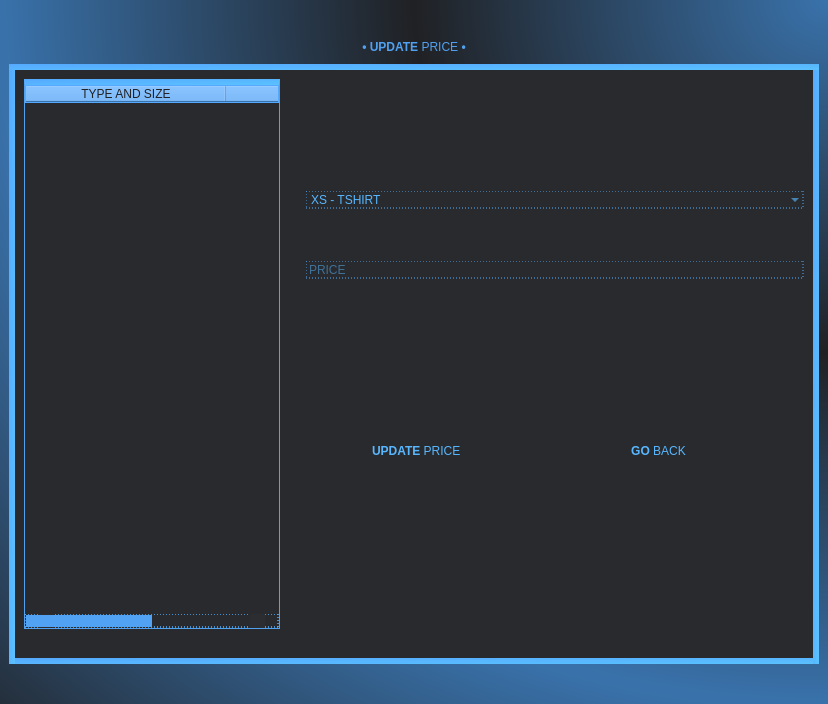
                   <widget class="QWidget" name="price4">
                    <property name="styleSheet">
                     <string notr="true">*{
background-color: qradialgradient(spread:reflect, cx:1, cy:0, radius:0.5, fx:1, fy:0, stop:0 rgba(57, 114, 171, 255), stop:1 rgba(32, 33, 36, 255));
font: 15pt &quot;Calibri&quot;;
color: rgb(81, 161, 241);
}
QFrame {
background-color: rgb(32, 33, 36);
border-radius: 20px;}

/*  HANDLE BAR VERTICAL */
QScrollbar:vertical {
	border: none;	
	background-color:rgb(120, 72, 120);
}

QScrollBar::handle:vertical {	
	background-color: rgb(120, 72, 120);
	min-height: 20px;
	border-radius: 7px;
}
QScrollBar::handle:vertical:hover{	
	background-color:  rgb(112, 82, 136);
}
QScrollBar::handle:vertical:pressed {	
	background-color: rgb(216, 130, 216);
}

/* BTN TOP - SCROLLBAR */
QScrollBar::sub-line:vertical {
	border: none;
	background-color:rgb(120, 72, 120);
	height: 15px;
	subcontrol-position: top;
	subcontrol-origin: margin;
}
QScrollBar::sub-line:vertical:hover {	
	background-color:  rgb(112, 82, 136);
}
QScrollBar::sub-line:vertical:pressed {	
	background-color:  rgb(216, 130, 216);
}

/* BTN BOTTOM - SCROLLBAR */
QScrollBar::add-line:vertical {
	border: none;
	background-color:rgb(120, 72, 120);
	height: 15px;
	subcontrol-position: bottom;
	subcontrol-origin: margin;
}
QScrollBar::add-line:vertical:hover {	
	background-color:  rgb(112, 82, 136);
}
QScrollBar::add-line:vertical:pressed {	
	background-color:  rgb(216, 130, 216);
}

/* RESET ARROW */
QScrollBar::up-arrow:vertical, QScrollBar::down-arrow:vertical {
	background: none;
}
QScrollBar::add-page:vertical, QScrollBar::sub-page:vertical {
	background: none;
}

/*  HANDLE BAR HORIZONTAL */
QScrollbar:horizontal {
	border: none;	
	background-color:rgb(120, 72, 120);
}

QScrollBar::handle:horizontal {	
	background-color:rgb(120, 72, 120);
	min-width: 20px;
	border-radius: 7px;
}
QScrollBar::handle:horizontal:hover{	
	background-color:  rgb(112, 82, 136);
}
QScrollBar::handle:horizontal:pressed {	
	background-color:  rgb(216, 130, 216);
}

/* BTN LEFT - SCROLLBAR */
QScrollBar::sub-line:horizontal {
	border: none;
	background-color: transparent;
	width: 15px;
	subcontrol-position: left;
	subcontrol-origin: margin;
}
QScrollBar::sub-line:horizontal:hover {	
	background-color:  rgb(112, 82, 136);
}
QScrollBar::sub-line:horizontal:pressed {	
	background-color:  rgb(216, 130, 216);
}

/* BTN RIGHT - SCROLLBAR */
QScrollBar::add-line:horizontal {
	border: none;
	background-color:transparent;
	width: 15px;
	subcontrol-position: right;
	subcontrol-origin: margin;
}
QScrollBar::add-line:horizontal:hover {	
	background-color:  rgb(112, 82, 136);
}
QScrollBar::add-line:horizontal:pressed {	
	background-color:  rgb(216, 130, 216);
}

/* RESET ARROW */
QScrollBar::up-arrow:horizontal, QScrollBar::down-arrow:horizontal {
	background: none;
}
QScrollBar::add-page:horizontal, QScrollBar::sub-page:horizontal {
	background: none;
}

</string>
                    </property>
                    <layout class="QGridLayout" name="gridLayout_24">
                     <property name="leftMargin">
                      <number>9</number>
                     </property>
                     <property name="topMargin">
                      <number>0</number>
                     </property>
                     <property name="rightMargin">
                      <number>9</number>
                     </property>
                     <property name="bottomMargin">
                      <number>0</number>
                     </property>
                     <property name="spacing">
                      <number>0</number>
                     </property>
                     <item row="0" column="0">
                      <layout class="QGridLayout" name="gridLayout_23">
                       <item row="3" column="0">
                        <widget class="QFrame" name="frame_20">
                         <property name="minimumSize">
                          <size>
                           <width>700</width>
                           <height>600</height>
                          </size>
                         </property>
                         <property name="maximumSize">
                          <size>
                           <width>16777215</width>
                           <height>600</height>
                          </size>
                         </property>
                         <property name="styleSheet">
                          <string notr="true">QFrame {
border-radius: 0px;
background-color:rgb(40, 42, 46);
border: 6px solid qlineargradient(spread:pad, x1:0.051, y1:0, x2:1, y2:1, stop:0 rgba(85, 170, 255, 255), stop:0.931818 rgba(90, 192, 255, 255));
}

* {
font: 20pt &quot;Calibri&quot;;
background-color: transparent;
border: 1px dashed rgb(86, 175, 255);
border-radius: 10px;
color: rgb(88, 183, 255);
}

/*  HANDLE BAR VERTICAL */
QScrollbar:vertical {
	border: none;	
	background-color: rgb(32, 33, 36);
}

QScrollBar::handle:vertical {	
	background-color: rgb(81, 162, 242);
	min-height: 20px;
	border-radius: 7px;
}
QScrollBar::handle:vertical:hover{	
	background-color: rgb(47, 141, 255);
}
QScrollBar::handle:vertical:pressed {	
	background-color: rgb(46, 125, 252);
}

/* BTN TOP - SCROLLBAR */
QScrollBar::sub-line:vertical {
	border: none;
	background-color: rgb(43, 45, 49);
	height: 15px;
	subcontrol-position: top;
	subcontrol-origin: margin;
}
QScrollBar::sub-line:vertical:hover {	
	background-color: rgb(47, 141, 255);
}
QScrollBar::sub-line:vertical:pressed {	
	background-color: rgb(46, 125, 252);
}

/* BTN BOTTOM - SCROLLBAR */
QScrollBar::add-line:vertical {
	border: none;
	background-color: rgb(43, 45, 49);
	height: 15px;
	subcontrol-position: bottom;
	subcontrol-origin: margin;
}
QScrollBar::add-line:vertical:hover {	
	background-color: rgb(47, 141, 255);
}
QScrollBar::add-line:vertical:pressed {	
	background-color: rgb(46, 125, 252);
}

/* RESET ARROW */
QScrollBar::up-arrow:vertical, QScrollBar::down-arrow:vertical {
	background: none;
}
QScrollBar::add-page:vertical, QScrollBar::sub-page:vertical {
	background: none;
}

/*  HANDLE BAR HORIZONTAL */
QScrollbar:horizontal {
	border: none;	
	background-color: rgb(32, 33, 36);
}

QScrollBar::handle:horizontal {	
	background-color: rgb(81, 162, 242);
	min-width: 20px;
	border-radius: 7px;
}
QScrollBar::handle:horizontal:hover{	
	background-color: rgb(47, 141, 255);
}
QScrollBar::handle:horizontal:pressed {	
	background-color: rgb(46, 125, 252);
}

/* BTN LEFT - SCROLLBAR */
QScrollBar::sub-line:horizontal {
	border: none;
	background-color: rgb(43, 45, 49);
	width: 15px;
	subcontrol-position: left;
	subcontrol-origin: margin;
}
QScrollBar::sub-line:horizontal:hover {	
	background-color: rgb(47, 141, 255);
}
QScrollBar::sub-line:horizontal:pressed {	
	background-color: rgb(46, 125, 252);
}

/* BTN RIGHT - SCROLLBAR */
QScrollBar::add-line:horizontal {
	border: none;
	background-color: rgb(43, 45, 49);
	width: 15px;
	subcontrol-position: right;
	subcontrol-origin: margin;
}
QScrollBar::add-line:horizontal:hover {	
	background-color: rgb(47, 141, 255);
}
QScrollBar::add-line:horizontal:pressed {	
	background-color: rgb(46, 125, 252);
}

/* RESET ARROW */
QScrollBar::up-arrow:horizontal, QScrollBar::down-arrow:horizontal {
	background: none;
}
QScrollBar::add-page:horizontal, QScrollBar::sub-page:horizontal {
	background: none;
}</string>
                         </property>
                         <property name="frameShape">
                          <enum>QFrame::StyledPanel</enum>
                         </property>
                         <property name="frameShadow">
                          <enum>QFrame::Raised</enum>
                         </property>
                         <layout class="QGridLayout" name="gridLayout_35">
                          <item row="6" column="8">
                           <spacer name="horizontalSpacer_60">
                            <property name="orientation">
                             <enum>Qt::Horizontal</enum>
                            </property>
                            <property name="sizeHint" stdset="0">
                             <size>
                              <width>40</width>
                              <height>20</height>
                             </size>
                            </property>
                           </spacer>
                          </item>
                          <item row="1" column="4" rowspan="7">
                           <spacer name="verticalSpacer_34">
                            <property name="orientation">
                             <enum>Qt::Vertical</enum>
                            </property>
                            <property name="sizeHint" stdset="0">
                             <size>
                              <width>20</width>
                              <height>40</height>
                             </size>
                            </property>
                           </spacer>
                          </item>
                          <item row="8" column="1">
                           <spacer name="horizontalSpacer_62">
                            <property name="orientation">
                             <enum>Qt::Horizontal</enum>
                            </property>
                            <property name="sizeHint" stdset="0">
                             <size>
                              <width>40</width>
                              <height>20</height>
                             </size>
                            </property>
                           </spacer>
                          </item>
                          <item row="7" column="6">
                           <spacer name="verticalSpacer_35">
                            <property name="orientation">
                             <enum>Qt::Vertical</enum>
                            </property>
                            <property name="sizeHint" stdset="0">
                             <size>
                              <width>20</width>
                              <height>40</height>
                             </size>
                            </property>
                           </spacer>
                          </item>
                          <item row="8" column="0">
                           <spacer name="horizontalSpacer_56">
                            <property name="orientation">
                             <enum>Qt::Horizontal</enum>
                            </property>
                            <property name="sizeHint" stdset="0">
                             <size>
                              <width>40</width>
                              <height>20</height>
                             </size>
                            </property>
                           </spacer>
                          </item>
                          <item row="8" column="3">
                           <spacer name="horizontalSpacer_61">
                            <property name="orientation">
                             <enum>Qt::Horizontal</enum>
                            </property>
                            <property name="sizeHint" stdset="0">
                             <size>
                              <width>40</width>
                              <height>20</height>
                             </size>
                            </property>
                           </spacer>
                          </item>
                          <item row="6" column="5">
                           <spacer name="horizontalSpacer_59">
                            <property name="orientation">
                             <enum>Qt::Horizontal</enum>
                            </property>
                            <property name="sizeHint" stdset="0">
                             <size>
                              <width>40</width>
                              <height>20</height>
                             </size>
                            </property>
                           </spacer>
                          </item>
                          <item row="1" column="6">
                           <spacer name="verticalSpacer_36">
                            <property name="orientation">
                             <enum>Qt::Vertical</enum>
                            </property>
                            <property name="sizeType">
                             <enum>QSizePolicy::Fixed</enum>
                            </property>
                            <property name="sizeHint" stdset="0">
                             <size>
                              <width>20</width>
                              <height>100</height>
                             </size>
                            </property>
                           </spacer>
                          </item>
                          <item row="5" column="6">
                           <spacer name="verticalSpacer_38">
                            <property name="orientation">
                             <enum>Qt::Vertical</enum>
                            </property>
                            <property name="sizeType">
                             <enum>QSizePolicy::Fixed</enum>
                            </property>
                            <property name="sizeHint" stdset="0">
                             <size>
                              <width>20</width>
                              <height>40</height>
                             </size>
                            </property>
                           </spacer>
                          </item>
                          <item row="8" column="5" colspan="4">
                           <spacer name="horizontalSpacer_57">
                            <property name="orientation">
                             <enum>Qt::Horizontal</enum>
                            </property>
                            <property name="sizeHint" stdset="0">
                             <size>
                              <width>40</width>
                              <height>20</height>
                             </size>
                            </property>
                           </spacer>
                          </item>
                          <item row="3" column="6">
                           <spacer name="verticalSpacer_37">
                            <property name="orientation">
                             <enum>Qt::Vertical</enum>
                            </property>
                            <property name="sizeType">
                             <enum>QSizePolicy::Fixed</enum>
                            </property>
                            <property name="sizeHint" stdset="0">
                             <size>
                              <width>20</width>
                              <height>40</height>
                             </size>
                            </property>
                           </spacer>
                          </item>
                          <item row="8" column="4">
                           <spacer name="horizontalSpacer_58">
                            <property name="orientation">
                             <enum>Qt::Horizontal</enum>
                            </property>
                            <property name="sizeType">
                             <enum>QSizePolicy::Fixed</enum>
                            </property>
                            <property name="sizeHint" stdset="0">
                             <size>
                              <width>20</width>
                              <height>20</height>
                             </size>
                            </property>
                           </spacer>
                          </item>
                          <item row="4" column="5" colspan="4">
                           <widget class="QLineEdit" name="lineEdit_14">
                            <property name="placeholderText">
                             <string>PRICE</string>
                            </property>
                            <property name="clearButtonEnabled">
                             <bool>true</bool>
                            </property>
                           </widget>
                          </item>
                          <item row="6" column="7">
                           <widget class="QFrame" name="frame_22">
                            <property name="minimumSize">
                             <size>
                              <width>200</width>
                              <height>150</height>
                             </size>
                            </property>
                            <property name="styleSheet">
                             <string notr="true">border: none;</string>
                            </property>
                            <property name="frameShape">
                             <enum>QFrame::StyledPanel</enum>
                            </property>
                            <property name="frameShadow">
                             <enum>QFrame::Raised</enum>
                            </property>
                            <widget class="QPushButton" name="pushButton_44">
                             <property name="geometry">
                              <rect>
                               <x>40</x>
                               <y>10</y>
                               <width>121</width>
                               <height>91</height>
                              </rect>
                             </property>
                             <property name="styleSheet">
                              <string notr="true">QPushButton {
	background-color: transparent;
	color: rgb(20, 100, 170);
	border-radius: 20px;
}

QPushButton:hover{
	background-color: rgb(70, 75, 84);	
}

QPushButton:pressed{
	background-color: rgb(75, 149, 223);
}</string>
                             </property>
                             <property name="text">
                              <string/>
                             </property>
                             <property name="icon">
                              <iconset resource="IMAGES/images.qrc">
                               <normaloff>:/PE ORDER/icons8-back-arrow-80.png</normaloff>:/PE ORDER/icons8-back-arrow-80.png</iconset>
                             </property>
                             <property name="iconSize">
                              <size>
                               <width>80</width>
                               <height>80</height>
                              </size>
                             </property>
                            </widget>
                            <widget class="QLabel" name="label_70">
                             <property name="geometry">
                              <rect>
                               <x>10</x>
                               <y>100</y>
                               <width>181</width>
                               <height>41</height>
                              </rect>
                             </property>
                             <property name="text">
                              <string>&lt;html&gt;&lt;head/&gt;&lt;body&gt;&lt;p&gt;&lt;span style=&quot; font-weight:600;&quot;&gt;GO &lt;/span&gt;BACK&lt;/p&gt;&lt;/body&gt;&lt;/html&gt;</string>
                             </property>
                             <property name="alignment">
                              <set>Qt::AlignCenter</set>
                             </property>
                            </widget>
                           </widget>
                          </item>
                          <item row="0" column="0" rowspan="8" colspan="4">
                           <widget class="QTableWidget" name="tableWidget_4">
                            <property name="styleSheet">
                             <string notr="true">QTableWidget {
	background-color: transparent;
	alternate-background-color: rgb(85, 170, 255);
	border-radius: 0px;
	color: rgb(255, 255, 255);
	font: 15pt &quot;Calibri&quot;;
	border-right: 1px solid rgb(81, 161, 241);
	border-left: 1px solid rgb(81, 161, 241);
	border-bottom: 1px solid rgb(81, 161, 241);


}


QTableWidget::Item {
	border: 1px solid rgb(105, 170, 255);
}

QHeaderView {
	background-color: transparent;
	border: 1px solid rgb(85, 170, 255);
	color: rgb(255, 255, 255);
}
QHeaderView::section {
	background-color: rgb(81, 161, 241);
	color: rgb(32, 33, 36);
}

QScrollBar:vertical {
	margin: 0px;
	padding-left: 1px;
	padding-right: 1px;
	background-color: rgb(43, 45, 49);
		
}

QScrollBar:horizontal {
	margin: 0px;
	padding-top: 1px;
	padding-bottom: 1px;
	background-color:rgb(43, 45, 49);
}

</string>
                            </property>
                            <property name="editTriggers">
                             <set>QAbstractItemView::NoEditTriggers</set>
                            </property>
                            <attribute name="horizontalHeaderDefaultSectionSize">
                             <number>200</number>
                            </attribute>
                            <attribute name="horizontalHeaderStretchLastSection">
                             <bool>true</bool>
                            </attribute>
                            <column>
                             <property name="text">
                              <string>TYPE AND SIZE</string>
                             </property>
                            </column>
                            <column>
                             <property name="text">
                              <string>PRICE</string>
                             </property>
                            </column>
                           </widget>
                          </item>
                          <item row="8" column="2">
                           <spacer name="horizontalSpacer_63">
                            <property name="orientation">
                             <enum>Qt::Horizontal</enum>
                            </property>
                            <property name="sizeHint" stdset="0">
                             <size>
                              <width>40</width>
                              <height>20</height>
                             </size>
                            </property>
                           </spacer>
                          </item>
                          <item row="6" column="6">
                           <widget class="QFrame" name="frame_21">
                            <property name="minimumSize">
                             <size>
                              <width>200</width>
                              <height>150</height>
                             </size>
                            </property>
                            <property name="maximumSize">
                             <size>
                              <width>16777215</width>
                              <height>16777215</height>
                             </size>
                            </property>
                            <property name="styleSheet">
                             <string notr="true">border: none;</string>
                            </property>
                            <property name="frameShape">
                             <enum>QFrame::StyledPanel</enum>
                            </property>
                            <property name="frameShadow">
                             <enum>QFrame::Raised</enum>
                            </property>
                            <widget class="QPushButton" name="pushButton_43">
                             <property name="geometry">
                              <rect>
                               <x>30</x>
                               <y>10</y>
                               <width>121</width>
                               <height>91</height>
                              </rect>
                             </property>
                             <property name="styleSheet">
                              <string notr="true">QPushButton {
	background-color: transparent;
	color: rgb(20, 100, 170);
	border-radius: 20px;
}

QPushButton:hover{
	background-color: rgb(70, 75, 84);	
}

QPushButton:pressed{
	background-color: rgb(75, 149, 223);
}</string>
                             </property>
                             <property name="text">
                              <string/>
                             </property>
                             <property name="icon">
                              <iconset resource="IMAGES/images.qrc">
                               <normaloff>:/PE ORDER/icons8-update-tag-80.png</normaloff>:/PE ORDER/icons8-update-tag-80.png</iconset>
                             </property>
                             <property name="iconSize">
                              <size>
                               <width>80</width>
                               <height>80</height>
                              </size>
                             </property>
                            </widget>
                            <widget class="QLabel" name="label_69">
                             <property name="geometry">
                              <rect>
                               <x>20</x>
                               <y>100</y>
                               <width>181</width>
                               <height>41</height>
                              </rect>
                             </property>
                             <property name="text">
                              <string>&lt;html&gt;&lt;head/&gt;&lt;body&gt;&lt;p&gt;&lt;span style=&quot; font-weight:600;&quot;&gt;UPDATE &lt;/span&gt;PRICE&lt;/p&gt;&lt;/body&gt;&lt;/html&gt;</string>
                             </property>
                            </widget>
                           </widget>
                          </item>
                          <item row="2" column="5" colspan="4">
                           <widget class="QComboBox" name="comboBox_5">
                            <item>
                             <property name="text">
                              <string>XS - TSHIRT</string>
                             </property>
                            </item>
                            <item>
                             <property name="text">
                              <string>XS - PANTS</string>
                             </property>
                            </item>
                            <item>
                             <property name="text">
                              <string>S - TSHIRT</string>
                             </property>
                            </item>
                            <item>
                             <property name="text">
                              <string>S - PANTS</string>
                             </property>
                            </item>
                            <item>
                             <property name="text">
                              <string>M - TSHIRT</string>
                             </property>
                            </item>
                            <item>
                             <property name="text">
                              <string>M - PANTS</string>
                             </property>
                            </item>
                            <item>
                             <property name="text">
                              <string>L - TSHIRT</string>
                             </property>
                            </item>
                            <item>
                             <property name="text">
                              <string>L - PANTS</string>
                             </property>
                            </item>
                            <item>
                             <property name="text">
                              <string>XL - TSHIRT</string>
                             </property>
                            </item>
                            <item>
                             <property name="text">
                              <string>XL - PANTS</string>
                             </property>
                            </item>
                            <item>
                             <property name="text">
                              <string>XXL - TSHIRT</string>
                             </property>
                            </item>
                            <item>
                             <property name="text">
                              <string>XXL - PANTS</string>
                             </property>
                            </item>
                           </widget>
                          </item>
                         </layout>
                        </widget>
                       </item>
                       <item row="2" column="0">
                        <spacer name="verticalSpacer_29">
                         <property name="orientation">
                          <enum>Qt::Vertical</enum>
                         </property>
                         <property name="sizeType">
                          <enum>QSizePolicy::Fixed</enum>
                         </property>
                         <property name="sizeHint" stdset="0">
                          <size>
                           <width>20</width>
                           <height>10</height>
                          </size>
                         </property>
                        </spacer>
                       </item>
                       <item row="1" column="0">
                        <widget class="QLabel" name="label_64">
                         <property name="minimumSize">
                          <size>
                           <width>0</width>
                           <height>0</height>
                          </size>
                         </property>
                         <property name="maximumSize">
                          <size>
                           <width>16777215</width>
                           <height>80</height>
                          </size>
                         </property>
                         <property name="styleSheet">
                          <string notr="true">font: 75 50pt &quot;Calibri&quot;;
border-radius: 0px;
border-radius: 50px;
background-color: transparent;
</string>
                         </property>
                         <property name="text">
                          <string>&lt;html&gt;&lt;head/&gt;&lt;body&gt;&lt;p&gt;&lt;span style=&quot; font-weight:600;&quot;&gt;• UPDATE&lt;/span&gt; PRICE &lt;span style=&quot; font-weight:600;&quot;&gt;•&lt;/span&gt;&lt;/p&gt;&lt;/body&gt;&lt;/html&gt;</string>
                         </property>
                         <property name="alignment">
                          <set>Qt::AlignCenter</set>
                         </property>
                        </widget>
                       </item>
                       <item row="0" column="0">
                        <spacer name="verticalSpacer_33">
                         <property name="orientation">
                          <enum>Qt::Vertical</enum>
                         </property>
                         <property name="sizeHint" stdset="0">
                          <size>
                           <width>20</width>
                           <height>40</height>
                          </size>
                         </property>
                        </spacer>
                       </item>
                       <item row="4" column="0">
                        <spacer name="verticalSpacer_32">
                         <property name="orientation">
                          <enum>Qt::Vertical</enum>
                         </property>
                         <property name="sizeType">
                          <enum>QSizePolicy::Expanding</enum>
                         </property>
                         <property name="sizeHint" stdset="0">
                          <size>
                           <width>20</width>
                           <height>40</height>
                          </size>
                         </property>
                        </spacer>
                       </item>
                      </layout>
                     </item>
                    </layout>
                   </widget>
